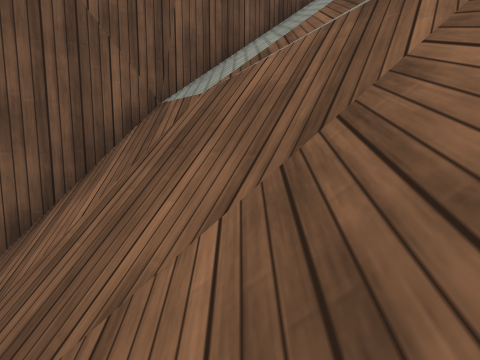
view 1 (above)

22 first-person views from a walk through a 3-D level made in the Unity game engine. The camera is 1.2 m above the floor, tilts 6° down and sees 85° across. The floor is counted in squares, 1 m on a side. Each view is taken from the middle of a square. On the plan, view 1 faces up. The plan holds only what a view shows up to about 12 squares ahead; the rest is blank. The place goes on beyond the plan. Surface patterns are stand-ins for the level's own textures.

view 2
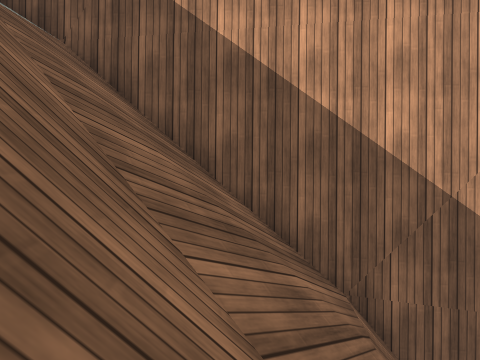

view 3
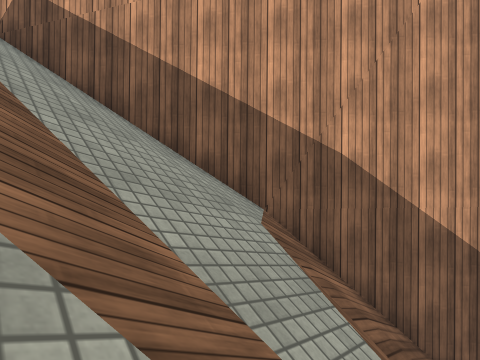

view 4
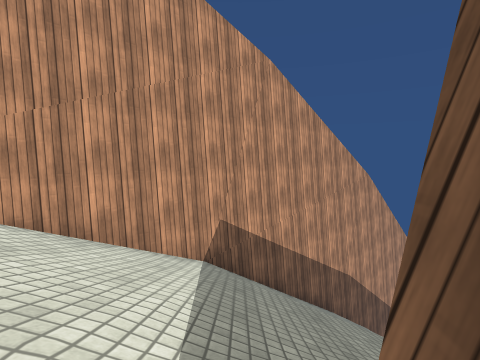

view 5
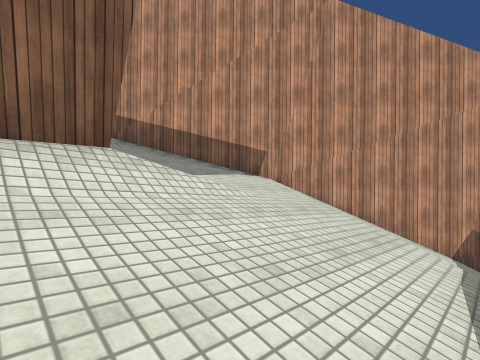

view 6
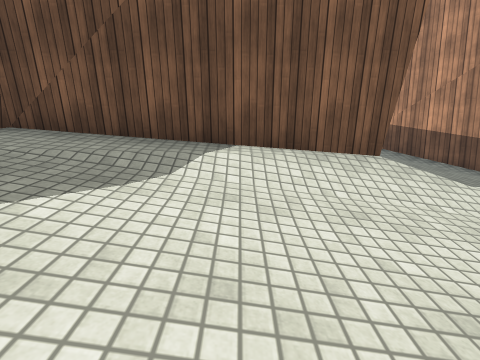

view 7
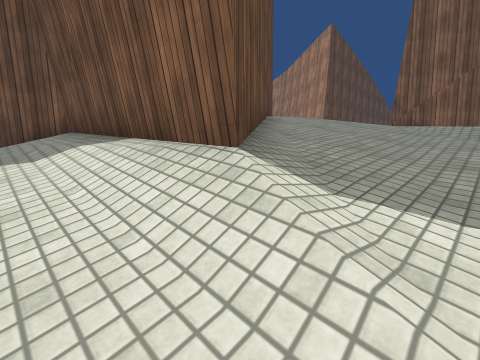

view 8
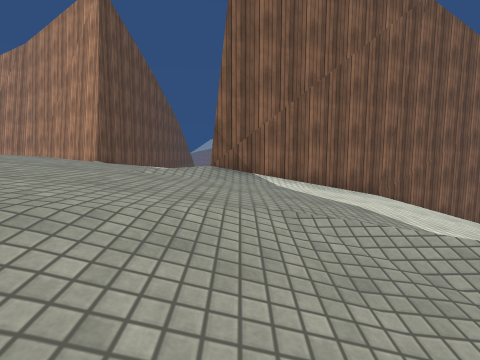

view 9
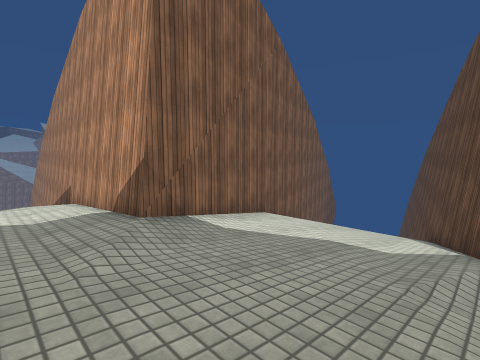

view 10
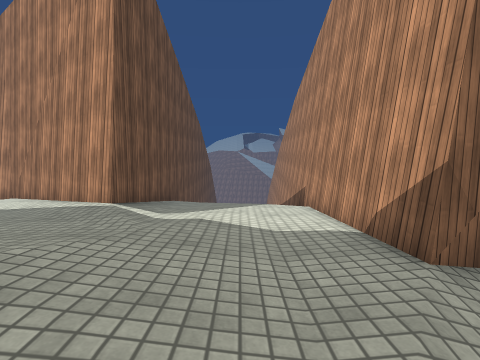

view 11
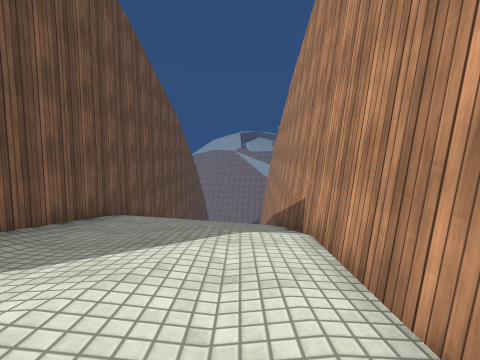

view 12
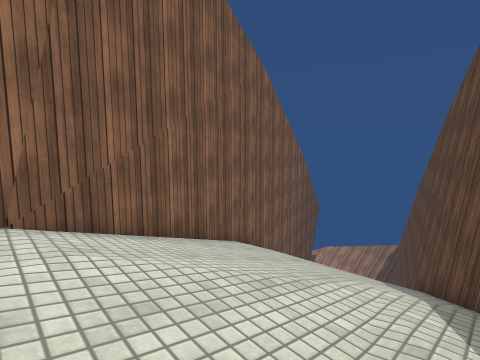

view 13
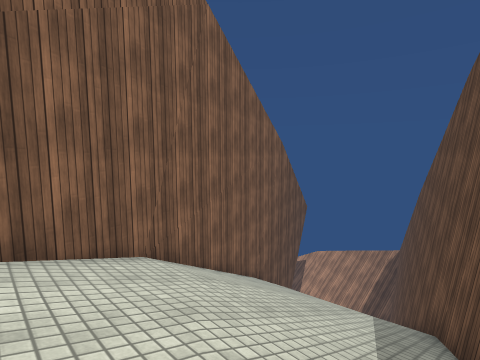

view 14
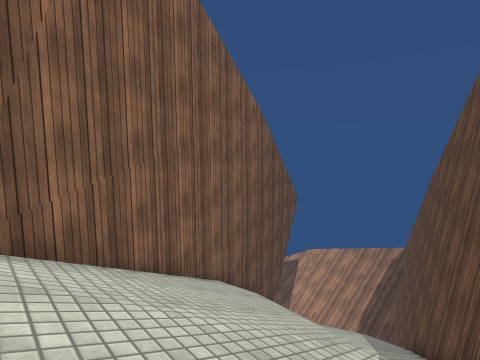

view 15
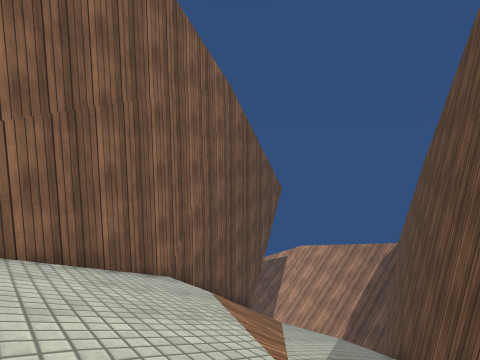

view 16
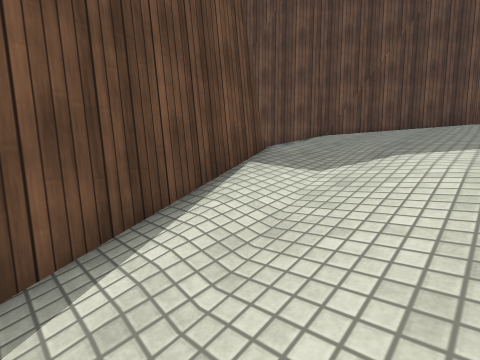

view 17
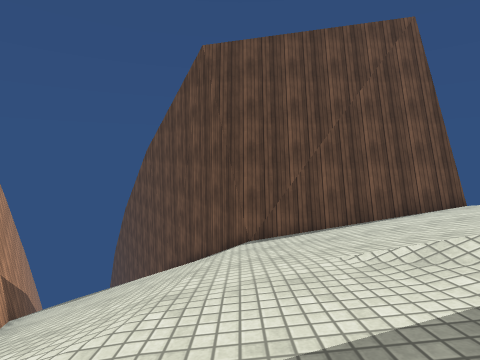

view 18
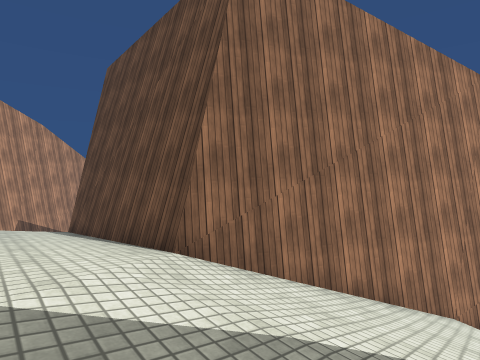

view 19
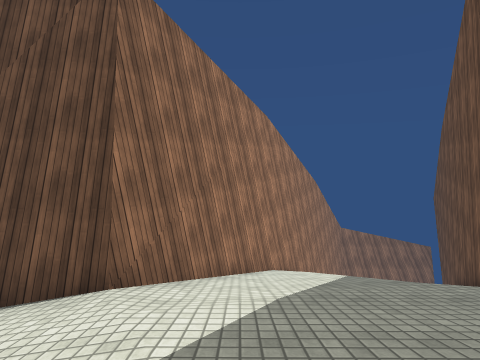

view 20
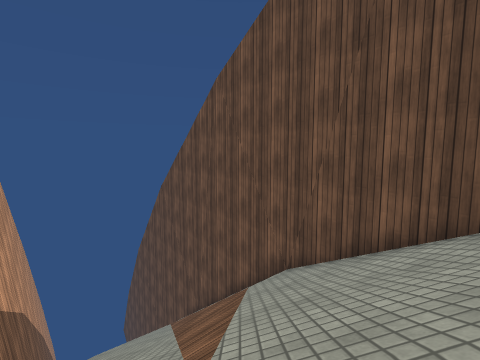

view 21
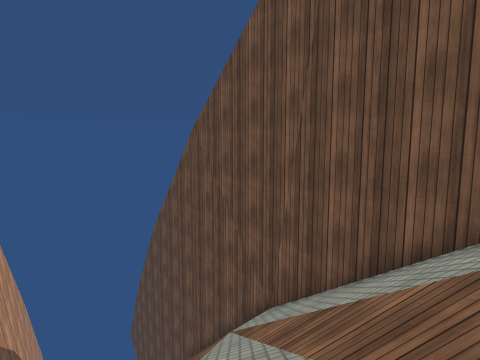

view 22
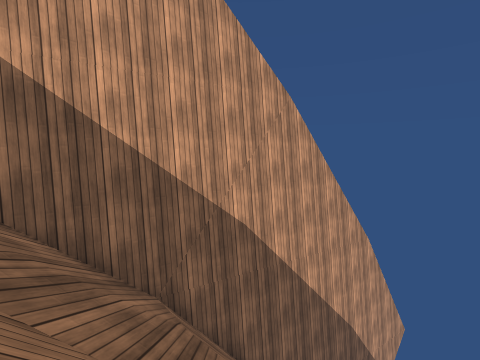

### Floor plan
Key: @ floor where view 1 was taken; # wall or solid block; . main floor; - floor 0.25 m lower than the main floor; : floor 0.5 m higher than the main floor; + floor 0.75 m higher than the main floor; _ floor 0.75 m lower than the main floor; < floor 1.25 m lower than the main floor; ( floor 1.5 m lower than the main floor; / step, stairs or slope; = window, fence, low wall or low ledge; v drop or lower ground.
Columns run from 5 left of view 1 to 39 right of it. Each row starts with its distance up from view 1.
 24       #////////// ##         #  +:+#     ####
 23       ###//////// /#       ###++++/#######///
 22         ###////////#      ##+++++//....--_
 21           ##///////#     ##++++++::....--/
 20            ###/////#   ###+++++::::....////
 19              #/////#  ##/++++:+:::....//////
 18              #/////####///::::/####...//////
 17              #/////##//////.../## ###########
 16              #////////////.....##
 15              #/////////_--//....#
 14              #//////<<___///-...#
 13              #/////((<__/##/_---##
 12             ##//////(<<####/_____#
 11            ##///////((##  ##/__//#
 10          ###/////////##    #<<<//##
  9         ##//////////##     #((////#
  8        ##/////////###      #((////#
  7      ###/////////##        ##/////##
  6     ##//////////##          #//////#
  5   ###/////////###           #//////#
  4   #//////////##             ##/////##
  3 ## /vv//////##               #//////#
  2 #  v==#///###                #//////#
  1     /////##                  ##/////##
  0    //@/###                    #//////#
 -1    vv/##                      #//////#
 -2    vv##                       ##/////##
 -3   v###                         #//////#
 -4  v##                           #///// #
 -5 v##                            #///// #
 -6 ##                             ##  //
 -7                                 #

Positions as (right, up) in squares from view 1, and headings:
1: (0, 0), facing up
2: (-2, 3), facing down-right
3: (1, 6), facing down-right
4: (9, 13), facing down
5: (9, 18), facing down-right
6: (9, 19), facing right
7: (12, 14), facing up-right
8: (18, 17), facing right
9: (21, 20), facing down-right
10: (23, 20), facing right
11: (27, 19), facing right
12: (23, 12), facing down-right
13: (24, 8), facing down-right
14: (25, 5), facing down-right
15: (25, 3), facing down-right
16: (25, 9), facing up-left
17: (17, 12), facing left
18: (11, 24), facing down-left
19: (13, 22), facing left
20: (11, 7), facing left
21: (6, 4), facing left
22: (-2, 4), facing down
